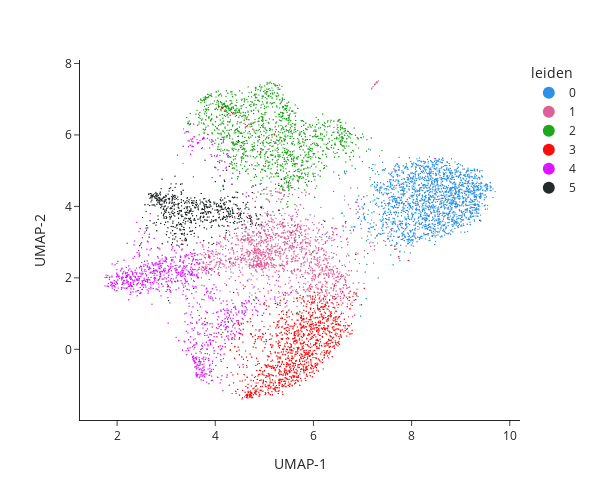

The code cell stored with this chart in its notebook:
### Code cell
snap.pl.umap(adata_pp, color='leiden', show=True, height=500)

### Figure 1 — Plotly figure (JSON) as saved in the notebook; plotly's stock layout.template omitted (floating-point values rounded to 4 significant figures; data arrays with more than 128 entries replaced by an {"elided": "..."} marker saying what was removed)
{"data": [{"hovertemplate": "leiden=0<br>UMAP-1=%{x}<br>UMAP-2=%{y}<extra></extra>", "legendgroup": "0", "marker": {"color": "#2E91E5", "opacity": 1, "size": 1.505, "symbol": "circle"}, "mode": "markers", "name": "0", "showlegend": true, "type": "scattergl", "x": {"elided": "1944 float values"}, "xaxis": "x", "y": {"elided": "1944 float values"}, "yaxis": "y"}, {"hovertemplate": "leiden=1<br>UMAP-1=%{x}<br>UMAP-2=%{y}<extra></extra>", "legendgroup": "1", "marker": {"color": "#E15F99", "opacity": 1, "size": 1.505, "symbol": "circle"}, "mode": "markers", "name": "1", "showlegend": true, "type": "scattergl", "x": {"elided": "1513 float values"}, "xaxis": "x", "y": {"elided": "1513 float values"}, "yaxis": "y"}, {"hovertemplate": "leiden=2<br>UMAP-1=%{x}<br>UMAP-2=%{y}<extra></extra>", "legendgroup": "2", "marker": {"color": "#1CA71C", "opacity": 1, "size": 1.505, "symbol": "circle"}, "mode": "markers", "name": "2", "showlegend": true, "type": "scattergl", "x": {"elided": "1425 float values"}, "xaxis": "x", "y": {"elided": "1425 float values"}, "yaxis": "y"}, {"hovertemplate": "leiden=3<br>UMAP-1=%{x}<br>UMAP-2=%{y}<extra></extra>", "legendgroup": "3", "marker": {"color": "#FB0D0D", "opacity": 1, "size": 1.505, "symbol": "circle"}, "mode": "markers", "name": "3", "showlegend": true, "type": "scattergl", "x": {"elided": "1274 float values"}, "xaxis": "x", "y": {"elided": "1274 float values"}, "yaxis": "y"}, {"hovertemplate": "leiden=4<br>UMAP-1=%{x}<br>UMAP-2=%{y}<extra></extra>", "legendgroup": "4", "marker": {"color": "#DA16FF", "opacity": 1, "size": 1.505, "symbol": "circle"}, "mode": "markers", "name": "4", "showlegend": true, "type": "scattergl", "x": {"elided": "1092 float values"}, "xaxis": "x", "y": {"elided": "1092 float values"}, "yaxis": "y"}, {"hovertemplate": "leiden=5<br>UMAP-1=%{x}<br>UMAP-2=%{y}<extra></extra>", "legendgroup": "5", "marker": {"color": "#222A2A", "opacity": 1, "size": 1.505, "symbol": "circle"}, "mode": "markers", "name": "5", "showlegend": true, "type": "scattergl", "x": {"elided": "679 float values"}, "xaxis": "x", "y": {"elided": "679 float values"}, "yaxis": "y"}], "layout": {"height": 500, "legend": {"itemsizing": "constant", "title": {"text": "leiden"}, "tracegroupgap": 0}, "margin": {"t": 60}, "width": 600, "xaxis": {"anchor": "y", "domain": [0, 1], "title": {"text": "UMAP-1"}}, "yaxis": {"anchor": "x", "domain": [0, 1], "title": {"text": "UMAP-2"}}}}
